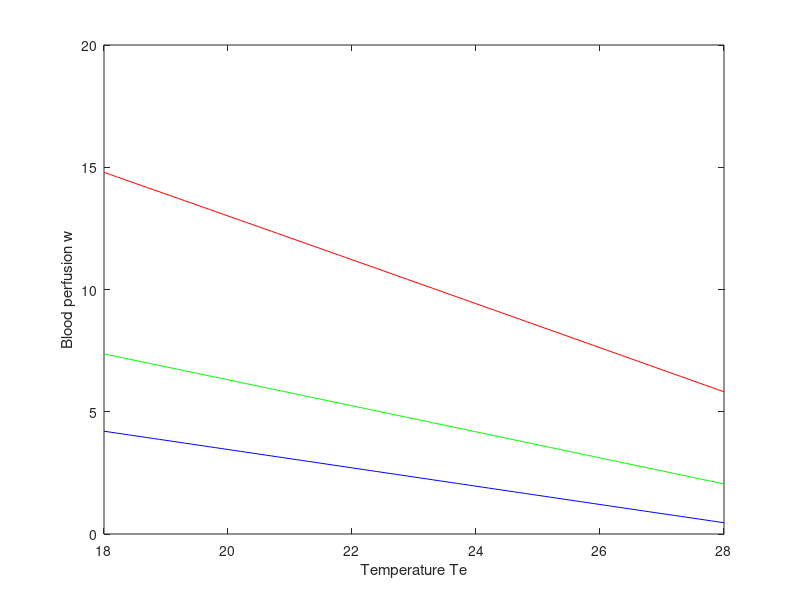
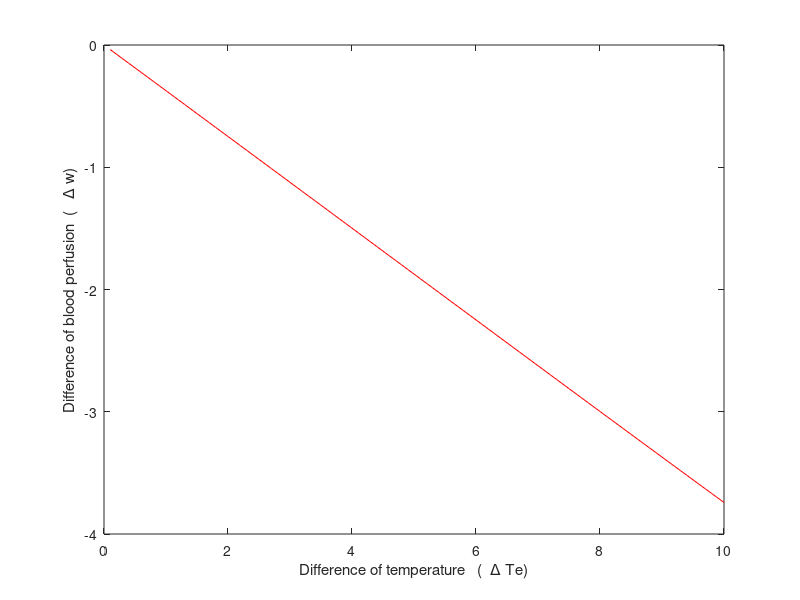
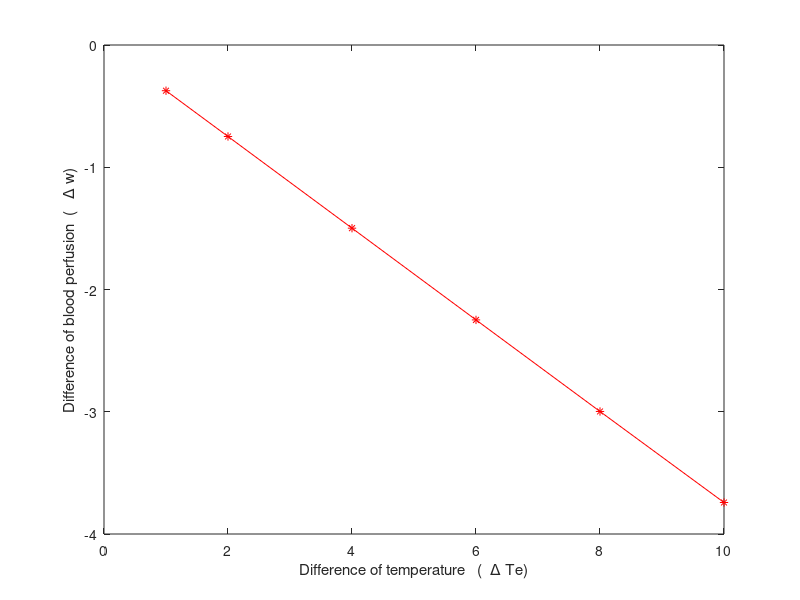

Reproduce these figures in MATLAB, in order.
clear all
close all
%%%% Parameters
E=0.98;     Kr = 5.67*(10^(-8));
A=0.27; Pr = 0.72; g = 9.8; beta = 3.354*10^(-3); d = 0.17; gama = 1.56*10^(-5); M=0.25; Kf=0.024;
Ks = 0.2; D=d/2; Tc = 312.15; Ta=Tc;
alfa = 0.8; Pb = 1060; Cb = 3.78*10^3; 
Skin = 32+273.15:2:36+273.15;
stepUnit=0.1;
Te = 18+273.15:stepUnit:28+273.15;
for i = 1:length(Skin)
    Ts=Skin(i);
    %%%%%%%%%%%%%%%%%%%%%%%%%%%% Qr
    Qr = Kr*E.*(Ts.^4 - Te.^4);
    
    %%%%%%%%%%%%%%%%%%%%%%%%%%% Qf
    
    Gr = g*beta*(Ts-Te)*d^3/(gama^2);
    Nu = A*(Pr*Gr).^M;
    hf = Kf*Nu./d;
    Qf = hf.*(Ts-Te);
    %%%%%%%%%%%%%%%%%%%%%%%%%%%%%%%%%%%%%%%   Qc
    Qc = Ks*(Tc-Ts)/D;
    num = find(Qc(:)< 0);
    if ~isempty(num)
        disp('The face temperature is more than 38 degree');
        return
    end
    
    BFK = alfa*Cb*(Ta-Ts);
    num = find(BFK(:)< 0);
    if ~isempty(num)
        disp('The face temperature is more than 38 degree');
        return
    end
    B = 1000*(Qr+Qf-Qc-4.186)./BFK;
    num = find(B(:)< 0);
    if ~isempty(num)
        B(num)=0.00001;
    end
    
    y_axis{i}=B;
end 

figure, plot(Te-273.15,y_axis{1},'b-');
hold on
plot(Te-273.15,y_axis{2},'g');
plot(Te-273.15,y_axis{3},'r-');
hold off    
xlabel('Temperature Te')
ylabel('Blood perfusion w')

ay=diff(y_axis{1});
by=diff(y_axis{2});
cy=diff(y_axis{3});
ayy=cumsum(ay);
byy=cumsum(by);
cyy=cumsum(cy);
xx=cumsum(diff(Te));
figure
plot(xx,ayy,'r-');
% hold on
% plot(xx,byy,'r-o');
%plot(xx,cyy,'r-+');
xlabel('Difference of temperature   (  \Delta Te)'  )
ylabel('Difference of blood perfusion  (   \Delta w)'  )
%hold off    

xxx=xx([10 20 40 60 80 100]);
aayy=ayy([10 20 40 60 80 100]);
bbyy=byy([10 20 40 60 80 100]);
ccyy=cyy([10 20 40 60 80 100]);

figure
plot(xxx,aayy,'r-*');
% hold on
% plot(xxx,bbyy,'r-o');
%plot(xxx,ccyy,'r-+');
xlabel('Difference of temperature   (  \Delta Te)'  )
ylabel('Difference of blood perfusion  (   \Delta w)'  )
%hold off     
    